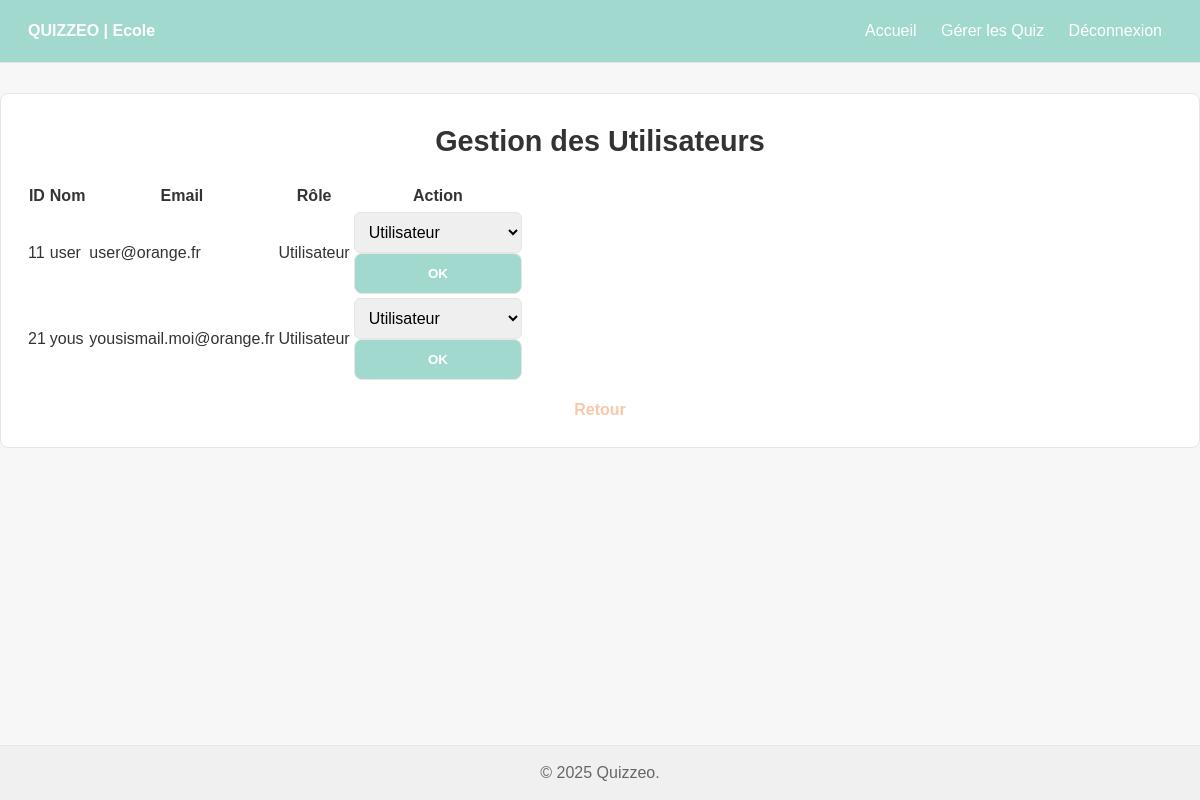
Screenshot of /admin_users.php (signed in) with the database file from the repository.
### tables this page shows
CREATE TABLE `users` (
  `user_id` int UNSIGNED NOT NULL,
  `username` varchar(50) NOT NULL,
  `email` varchar(100) NOT NULL,
  `password_hash` varchar(255) NOT NULL,
  `role` enum('admin','ecole','entreprise','utilisateur') NOT NULL DEFAULT 'utilisateur',
  `firstname` varchar(50) DEFAULT NULL,
  `lastname` varchar(50) DEFAULT NULL,
  `created_at` datetime NOT NULL DEFAULT CURRENT_TIMESTAMP,
  `is_active` tinyint(1) NOT NULL DEFAULT '1'
);

### admin_users.php (the view, shortened to what this page needs)
<?php
$role = $_SESSION['role'];
$user_id = $_SESSION['user_id'];
$users = [];
$gestion_title = "Gestion des Utilisateurs";
$allowed_new_roles = ['utilisateur'];
$sql_filter = "WHERE user_id != ? AND role = 'utilisateur'";
try {
    $pdo = connectDB();
    $stmt = $pdo->prepare("SELECT user_id, username, email, role FROM users $sql_filter ORDER BY role, username");
    $stmt->execute([$user_id]);
    $users = $stmt->fetchAll();
} catch (PDOException $e) {
    $error = "Erreur lors du chargement des utilisateurs : " . $e->getMessage();
}
?>
<!DOCTYPE html>
<html lang="fr">
<head><meta charset="UTF-8"><title><?= htmlspecialchars($gestion_title) ?></title>
<link rel="stylesheet" href="styles.css?v=final"></head>
<body class="dashboard-layout">
<div class="navbar">
    <div class="logo">QUIZZEO | <?= htmlspecialchars(ucfirst($role)) ?></div>
    <nav>
        <a href="dashboard.php">Accueil</a>
        <a href="admin_manage_quizzes.php">Gérer les Quiz</a>
        <a href="logout.php">Déconnexion</a>
    </nav>
</div>
<div class="main-content">
    <div class="container dashboard-content">
        <h1><?= htmlspecialchars($gestion_title) ?></h1>
        <?php if (empty($users)): ?>
            <div class="alert alert-info">Aucun utilisateur à afficher selon vos droits.</div>
        <?php else: ?>
        <table class="users-table">
            <thead><tr><th>ID</th><th>Nom</th><th>Email</th><th>Rôle</th><th>Action</th></tr></thead>
            <tbody>
            <?php foreach ($users as $u): ?>
            <tr>
                <td><?= htmlspecialchars($u['user_id']) ?></td>
                <td><?= htmlspecialchars($u['username']) ?></td>
                <td><?= htmlspecialchars($u['email']) ?></td>
                <td><?= htmlspecialchars(ucfirst($u['role'])) ?></td>
                <td>
                    <form method="POST" class="form-role-update">
                        <select name="new_role">
                            <?php foreach ($allowed_new_roles as $r): ?>
                                <option value="<?= $r ?>" <?= $u['role']===$r ? 'selected':'' ?>>
                                    <?= ucfirst($r) ?>
                                </option>
                            <?php endforeach; ?>
                        </select>
                        <button type="submit" class="button-small">OK</button>
                    </form>
                </td>
            </tr>
            <?php endforeach; ?>
            </tbody>
        </table>
        <?php endif; ?>
        <div class="link-text"><a href="dashboard.php">Retour</a></div>
    </div>
</div>
<footer class="footer">&copy; <?= date('Y') ?> Quizzeo.</footer>
</body></html>

### styles.css (style rules this page uses)
*, *::before, *::after { box-sizing: border-box; }
:root { --primary-color: rgb(162, 217, 206); --accent-orange: rgb(247, 200, 169); --secondary-color: var(--accent-orange); --bg-light: #F7F7F7; --text-dark: #333; --text-muted: #666; --card-border: #E6E6E6; --footer-bg: #F0F0F0; --font: 'Arial', sans-serif; }
html, body { height: 100%; }
body { margin: 0; padding: 0; background-color: var(--bg-light); color: var(--text-dark); font-family: var(--font); line-height: 1.6; display: flex; flex-direction: column; min-height: 100vh; }
.main-content { flex: 1 0 auto; width: 100%; }
.container { background-color: #fff; padding: 28px; border-radius: 8px; border: 1px solid var(--card-border); width: 100%; max-width: 480px; margin: 28px auto; }
.dashboard-content { background-color: #ffffff; padding: 24px; border-radius: 8px; border: 1px solid var(--card-border); max-width: 1200px; margin: 30px auto; }
h1 { font-size: 1.8rem; margin: 0 0 16px; text-align: center; }
input[type="text"], input[type="password"], input[type="email"], select, textarea { width: 100%; padding: 10px; border: 1px solid var(--card-border); border-radius: 6px; font-size: 1rem; }
button, .button { display: inline-block; width: 100%; padding: 12px 14px; background-color: var(--primary-color); color: #fff; border: 1px solid var(--card-border); border-radius: 8px; font-weight: 700; cursor: pointer; transition: background-color 0.16s, transform 0.08s; }
.link-text { text-align: center; margin-top: 14px; }
.link-text a { color: var(--secondary-color); font-weight: 700; text-decoration: none; }
.navbar { width: 100%; background-color: var(--primary-color); padding: 12px 28px; display: flex; justify-content: space-between; align-items: center; border-bottom: 1px solid var(--card-border); }
.navbar .logo { color: #fff; font-weight: 800; }
.navbar nav a { color: #fff; text-decoration: none; padding: 6px 10px; border-radius: 6px; display: inline-block; }
.footer { width: 100%; padding: 14px 28px; background: var(--footer-bg); color: var(--text-muted); text-align: center; border-top: 1px solid var(--card-border); margin-top: auto; }

### rows the page displays
users: user_id "11", username "user", email "user@orange.fr", role "Utilisateur", new_role "Utilisateur"
users: user_id "21", username "yous", email "yousismail.moi@orange.fr", role "Utilisateur", new_role "Utilisateur"

### other values shown
$role "Ecole"
$gestion_title "Gestion des Utilisateurs"
